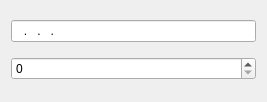
<?xml version="1.0" encoding="UTF-8"?>
<ui version="4.0">
 <class>MainWindow</class>
 <widget class="QMainWindow" name="MainWindow">
  <property name="geometry">
   <rect>
    <x>0</x>
    <y>0</y>
    <width>267</width>
    <height>102</height>
   </rect>
  </property>
  <property name="windowTitle">
   <string>IP地址转换工具</string>
  </property>
  <widget class="QWidget" name="centralWidget">
   <layout class="QHBoxLayout" name="horizontalLayout">
    <item>
     <layout class="QVBoxLayout" name="verticalLayout">
      <item>
       <widget class="QLineEdit" name="lineEdit_ip">
        <property name="inputMask">
         <string>000.000.000.000</string>
        </property>
       </widget>
      </item>
      <item>
       <widget class="QDoubleSpinBox" name="doubleSpinBox_int">
        <property name="decimals">
         <number>0</number>
        </property>
        <property name="maximum">
         <double>4294967296.000000000000000</double>
        </property>
       </widget>
      </item>
     </layout>
    </item>
   </layout>
  </widget>
 </widget>
 <layoutdefault spacing="6" margin="11"/>
 <resources/>
 <connections/>
</ui>
